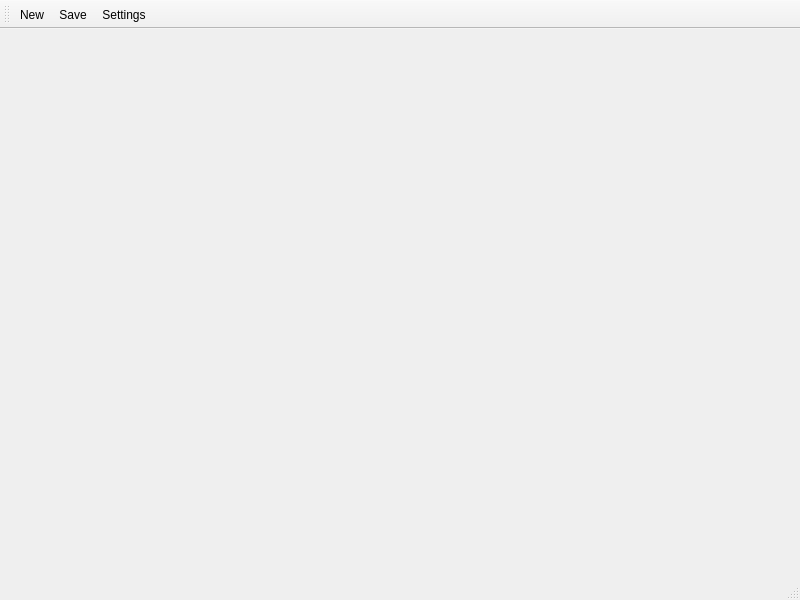
<?xml version="1.0" encoding="UTF-8"?>
<ui version="4.0">
 <class>MainWindow</class>
 <widget class="QMainWindow" name="MainWindow">
  <property name="geometry">
   <rect>
    <x>0</x>
    <y>0</y>
    <width>800</width>
    <height>600</height>
   </rect>
  </property>
  <property name="windowTitle">
   <string>MainWindow</string>
  </property>
  <widget class="QWidget" name="centralwidget"/>
  <widget class="QStatusBar" name="statusbar"/>
  <widget class="QToolBar" name="toolBar">
   <property name="windowTitle">
    <string>toolBar</string>
   </property>
   <property name="iconSize">
    <size>
     <width>32</width>
     <height>26</height>
    </size>
   </property>
   <property name="toolButtonStyle">
    <enum>Qt::ToolButtonTextUnderIcon</enum>
   </property>
   <property name="floatable">
    <bool>true</bool>
   </property>
   <attribute name="toolBarArea">
    <enum>TopToolBarArea</enum>
   </attribute>
   <attribute name="toolBarBreak">
    <bool>false</bool>
   </attribute>
   <addaction name="actionNew_2"/>
   <addaction name="actionSave"/>
   <addaction name="actionSettings"/>
  </widget>
  <action name="actionSave">
   <property name="icon">
    <iconset resource="../rec.qrc">
     <normaloff>:/mine/Save.png</normaloff>:/mine/Save.png</iconset>
   </property>
   <property name="text">
    <string>Save</string>
   </property>
   <property name="toolTip">
    <string>save work</string>
   </property>
   <property name="statusTip">
    <string>save file instantly</string>
   </property>
   <property name="shortcut">
    <string>Ctrl+S</string>
   </property>
   <property name="visible">
    <bool>true</bool>
   </property>
  </action>
  <action name="actionNew_2">
   <property name="icon">
    <iconset resource="../rec.qrc">
     <normaloff>:/mine/Text.png</normaloff>:/mine/Text.png</iconset>
   </property>
   <property name="text">
    <string>New</string>
   </property>
   <property name="shortcut">
    <string>Ctrl+N</string>
   </property>
   <property name="menuRole">
    <enum>QAction::TextHeuristicRole</enum>
   </property>
  </action>
  <action name="actionSettings">
   <property name="icon">
    <iconset resource="../rec.qrc">
     <normaloff>:/mine/Settings.png</normaloff>:/mine/Settings.png</iconset>
   </property>
   <property name="text">
    <string>Settings</string>
   </property>
   <property name="toolTip">
    <string>modify application settings</string>
   </property>
  </action>
 </widget>
 <resources>
  <include location="../rec.qrc"/>
 </resources>
 <connections/>
</ui>
